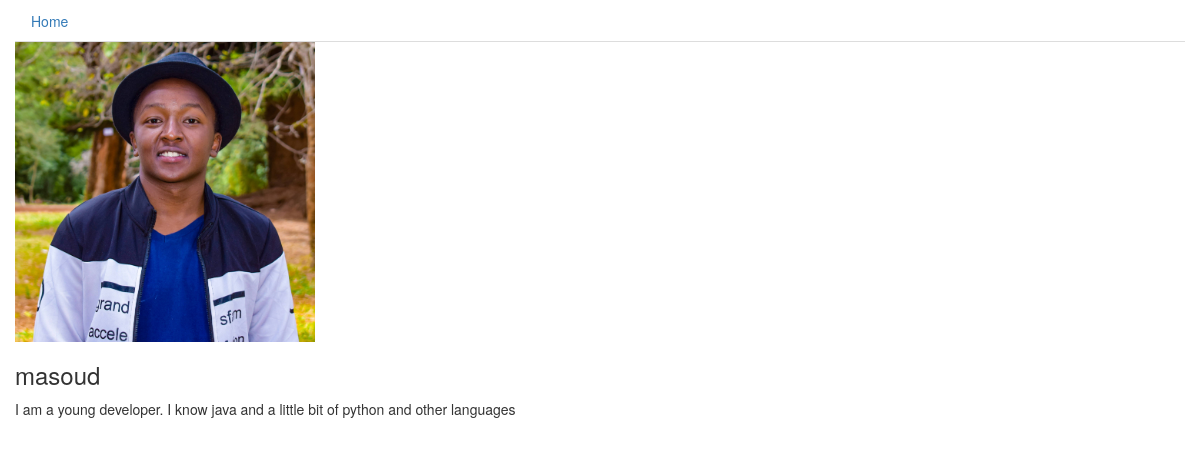
Page /accounts/profile/3 on the committed database.
### landing_page/models.py (models this page shows, shortened)
class Profile(models.Model):
    user = models.OneToOneField(User, on_delete=models.CASCADE)
    bio = models.TextField(max_length=500)
    profile_pic = models.ImageField(default='default.jpg', upload_to='profile_pics')

### landing_page/views.py (the view)
# urls.py: path('profile/<int:id>', views.profile, name='profile')
def profile(request, id):
    my_profile = get_object_or_404(Profile, pk=id)
    return render(request, 'landing_page/users/profile.html', {'my_profile':my_profile})

### landing_page/templates/landing_page/users/profile.html (shortened to what this page needs)
{% extends 'base.html' %}
{% block content %}
<div class="container-fluid">
    <ul class="nav nav-tabs ">
        <li class="nav-items">
            <a class="nav-link active" href="/">Home</a>
        </li>
    </ul>
</div>
<div class="container">
    <div class="row">
        <img style="width: 300px" src="{{ my_profile.profile_pic.url }}" alt="Profile Pic" class="rounded-circle">
<h3>{{my_profile.user}}</h3>
<p>{{my_profile.bio}}</p>
    </div>
</div>
{% endblock content %}

### landing_page/static/css/main.css (style rules this page uses)
html, body { height: 100%; width: 100%; }

### rows in the picture
Profile: profile_pic (picture), user "masoud", bio "I am a young developer. I know java and a little bit of python and other languages"
